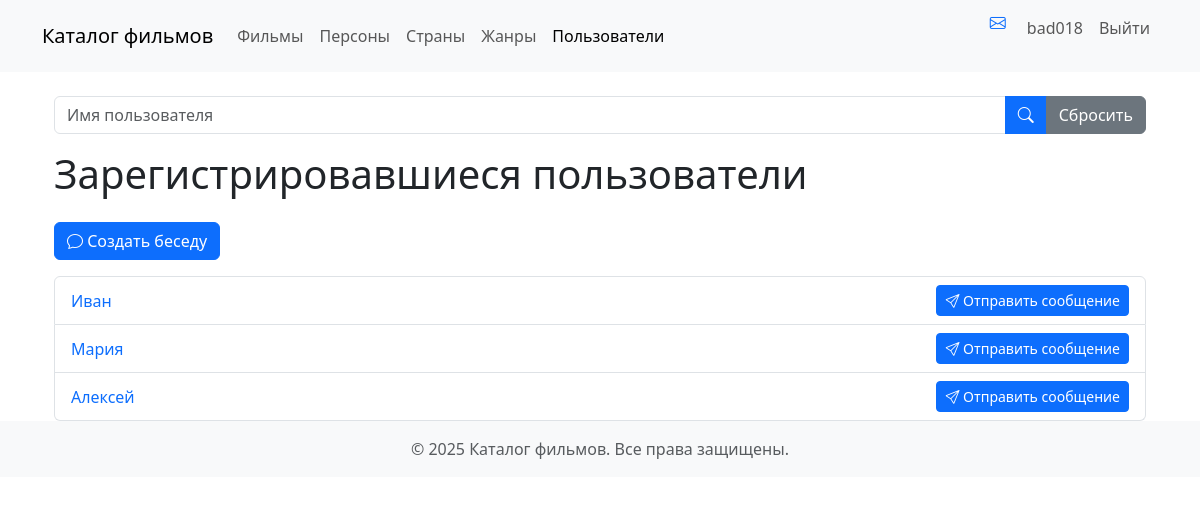
The page /accounts/user/ (signed in) on the database its author committed.
### accounts/models.py (models this page shows, shortened)
class UserWithAccount(models.Model):
    user = models.OneToOneField(
        settings.AUTH_USER_MODEL,
        on_delete=models.CASCADE,
        primary_key=True
    )
    birthday = models.DateField("Дата рождения", blank=True, null=True,
                                validators=[
                                    MaxValueValidator(
                                        limit_value=datetime.date.today)
                                ])
    avatar = models.ImageField(
        "Фото", upload_to='photos/', blank=True, null=True)
    address = models.TextField("Адрес", blank=True, null=True)
    bio = models.TextField("Биография", blank=True, null=True)
    class Meta:
        ordering = ["user"]
        verbose_name = "Зарегистрировавшийся пользователь"
        verbose_name_plural = "Зарегистрировавшиеся пользователи"

### accounts/views.py (the view)
# urls.py: path('user/', views.user_list, name='user_list'),
def user_list(request):
    query = request.GET.get('query')
    users_with_account = UserWithAccount.objects.exclude(user=request.user)  # Исключаем текущего пользователя
    if query:
        users_with_account = users_with_account.filter(user__username__icontains=query)
    return render(request, 'accounts/user/list.html', {'users_with_account': users_with_account})

### accounts/templatetags/user_tags.py (called while the page is built)
@register.filter
def model_verbose_name_plural(cls_name):
    Model = apps.get_model(*cls_name.split(":"))
    return Model._meta.verbose_name_plural

### films/templatetags/films_tags.py (called while the page is built)
@register.filter
def model_verbose_name_plural(cls_name):
    Model = apps.get_model(*cls_name.split(":"))
    return Model._meta.verbose_name_plural

### accounts/templates/accounts/user/list.html
{% extends 'accounts/base.html' %}
{% load user_tags %}
{% load django_bootstrap5 %}
{% block content %}
<div class="container mt-4">
    <form method="get" action="{% url 'accounts:user_list' %}">
        <div class="input-group mb-3">
            <input type="search" name="query" class="form-control" placeholder="Имя пользователя"
                   value="{{ request.GET.query }}"/>
            <button type="submit" class="btn btn-primary">
                <i class="bi-search"></i>
            </button>
            <a href="{% url 'accounts:user_list' %}" class="btn btn-secondary">Сбросить</a>
        </div>
    </form>
    <h1 class="mb-4">
        {{ 'accounts:userwithaccount'|model_verbose_name_plural }}
    </h1>
    <a href="{% url 'accounts:create_conversation' %}" class="btn btn-primary mb-3">
        <i class="bi-chat"></i> Создать беседу
    </a>
    {% if users_with_account %}
    <div class="list-group">
        {% for user_with_account in users_with_account %}
        <div class="list-group-item d-flex justify-content-between align-items-center">
            <a href="{% url 'accounts:user_detail' user_with_account.user.id %}" class="text-decoration-none">
                {{ user_with_account.user.username }}
            </a>
            <a href="{% url 'accounts:send_message' user_with_account.user.id %}" class="btn btn-primary btn-sm">
                <i class="bi-send"></i> Отправить сообщение
            </a>
        </div>
        {% endfor %}
    </div>
    {% else %}
    <div class="alert alert-info">Пользователи не найдены</div>
    {% endif %}
</div>
{% endblock %}

### films/templates/films/navbar.html (shortened to what this page needs)
{% load films_tags %}
<nav class="navbar navbar-expand-md bg-body-tertiary mb-4">
    <div class="container">
        <a class="navbar-brand" href="{% url 'films:home' %}">Каталог фильмов</a>
        <div class="navbar-collapse collapse" id="navbarCollapse">
            <ul class="navbar-nav me-auto mb-2 mb-md-0">
                <li class="nav-item">
                    <a class="nav-link {% if request.path == '/' or request.path|slice:':7' == '/films/' %}active{% endif %}"
                       href="{% url 'films:film_list' %}">{{ 'films:film'|model_verbose_name_plural }}</a>
                </li>
                <li class="nav-item">
                    <a class="nav-link {% if request.path|slice:':8' == '/people/' %}active{% endif %}"
                       href="{% url 'films:person_list' %}">{{ 'films:person'|model_verbose_name_plural }}</a>
                </li>
                <li class="nav-item">
                    <a class="nav-link {% if request.path|slice:':11' == '/countries/' %}active{% endif %}"
                       href="{% url 'films:country_list' %}">{{ 'films:country'|model_verbose_name_plural }}</a>
                </li>
                <li class="nav-item">
                    <a class="nav-link {% if request.path|slice:':8' == '/genres/' %}active{% endif %}"
                       href="{% url 'films:genre_list' %}">{{ 'films:genre'|model_verbose_name_plural }}</a>
                </li>
                <li class="nav-item">
                    <a class="nav-link {% if request.resolver_match.url_name == 'user_list' %}active{% endif %}"
                       href="{% url 'accounts:user_list' %}">Пользователи</a>
                </li>
            </ul>
            <div>
                <ul class="navbar-nav me-auto mb-2 mb-lg-0">
                    {% if user.is_authenticated %}
                    <a href="{% url 'accounts:conversation_list' %}" class="btn btn-link">
                        <i class="bi-envelope"></i>
                    </a>
                    <li class="nav-item">
                        <a class="nav-link" href="{% url 'accounts:user_detail' user.id %}">{{ user.username }}</a>
                    </li>
                    <li class="nav-item">
                        <form action="{% url 'logout' %}" method="post">
                            <button type="submit" class="nav-link">Выйти</button>
                        </form>
                    </li>
                    {% endif %}
                </ul>
            </div>
        </div>
    </div>
</nav>

### accounts/static/accounts/css/messages.css (style rules this page uses)
:root { --alert-success: #d1e7dd; --alert-error: #f8d7da; --alert-info: #cff4fc; --alert-warning: #fff3cd; }

### rows shown on the page
UserWithAccount: user.username "Иван"
UserWithAccount: user.username "Мария"
UserWithAccount: user.username "Алексей"

### other values the page prints
{{ 'films:film'|model_verbose_name_plural }} "Фильмы"
{{ 'films:person'|model_verbose_name_plural }} "Персоны"
{{ 'films:country'|model_verbose_name_plural }} "Страны"
{{ 'films:genre'|model_verbose_name_plural }} "Жанры"
{{ user.username }} "bad018"
{{ 'accounts:userwithaccount'|model_verbose_name_plural }} "Зарегистрировавшиеся пользователи"
